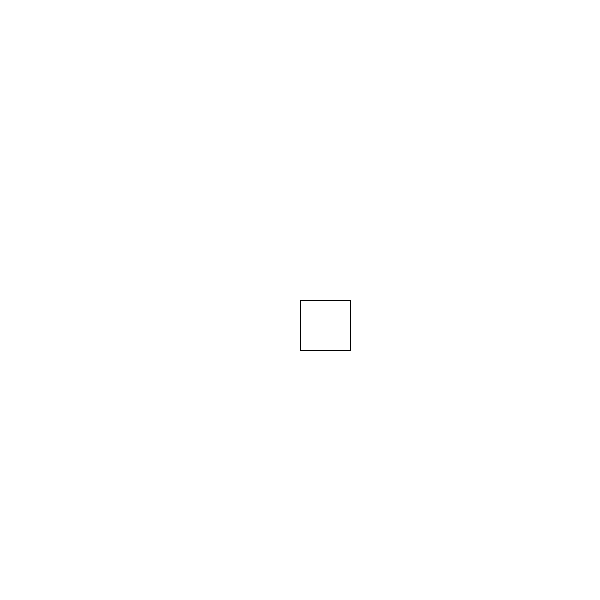
Frame 1 (no input)
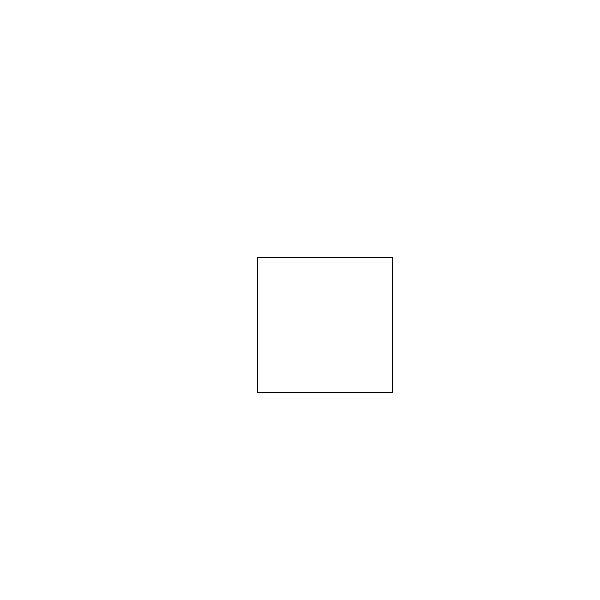
Frame 60 (the mouse pressed at the canvas centre just before this capture)
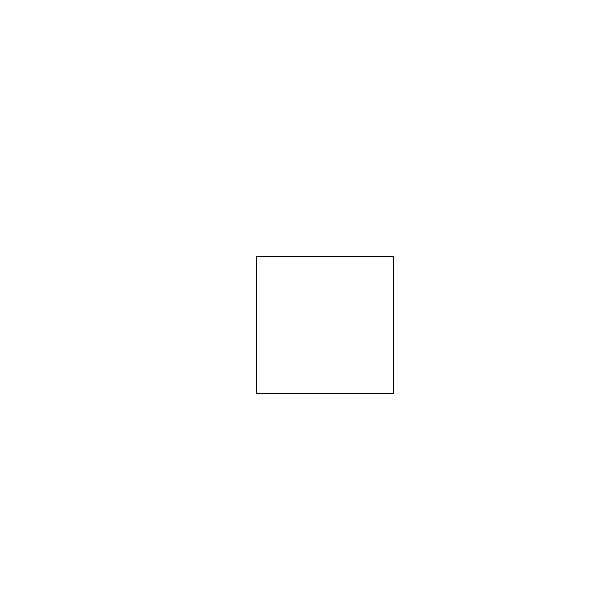
Frame 120 (the mouse held since frame 60 and released just before this capture)

The Processing sketch that drew these frames (run headless with seeded random() and noise(); from frame 60 on, the mouse is pressed at the canvas centre):

// Processing sketch: motion03
// ── motion03.pde
float x = 0.0;
float y = 0.0;
float spd = 1.0;

float theta = 0.0;
float amp = 100;
float freq = PI/180;

float w = 0;
float h = 0;

void setup() {
  size(600, 600);
  background(255);
}


void draw() {
  background(255);
  //strokeWeight(random(1, 8));
  h = w = abs(sin(theta)*amp);
  rect(width/2-w/2, height/2-h/2, w+50, h+50);
  theta += freq;
}
